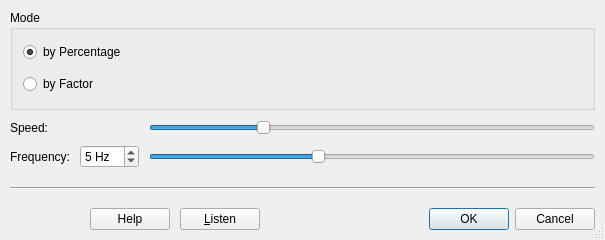
<?xml version="1.0" encoding="UTF-8"?>
<ui version="4.0">
 <class>PitchShiftDlg</class>
 <widget class="QDialog" name="PitchShiftDlg">
  <property name="geometry">
   <rect>
    <x>0</x>
    <y>0</y>
    <width>605</width>
    <height>240</height>
   </rect>
  </property>
  <property name="sizePolicy">
   <sizepolicy hsizetype="MinimumExpanding" vsizetype="Preferred">
    <horstretch>0</horstretch>
    <verstretch>0</verstretch>
   </sizepolicy>
  </property>
  <property name="windowTitle">
   <string>Pitch Shift</string>
  </property>
  <property name="sizeGripEnabled">
   <bool>true</bool>
  </property>
  <layout class="QGridLayout">
   <property name="margin">
    <number>10</number>
   </property>
   <item row="3" column="0" colspan="3">
    <widget class="Line" name="Line1">
     <property name="minimumSize">
      <size>
       <width>0</width>
       <height>20</height>
      </size>
     </property>
     <property name="frameShape">
      <enum>QFrame::HLine</enum>
     </property>
     <property name="frameShadow">
      <enum>QFrame::Sunken</enum>
     </property>
    </widget>
   </item>
   <item row="4" column="0" colspan="3">
    <layout class="QHBoxLayout">
     <item>
      <widget class="QDialogButtonBox" name="btHelp">
       <property name="standardButtons">
        <set>QDialogButtonBox::Help</set>
       </property>
      </widget>
     </item>
     <item>
      <widget class="QPushButton" name="btListen">
       <property name="toolTip">
        <string>start/stop pre-listening</string>
       </property>
       <property name="whatsThis">
        <string>Start or stop the pre-listening of the current settings. If pre-listening is enabled, you will nearly immediately hear any change in the selected parameters.</string>
       </property>
       <property name="text">
        <string>&amp;Listen</string>
       </property>
       <property name="checkable">
        <bool>true</bool>
       </property>
      </widget>
     </item>
     <item>
      <spacer>
       <property name="orientation">
        <enum>Qt::Horizontal</enum>
       </property>
       <property name="sizeType">
        <enum>QSizePolicy::MinimumExpanding</enum>
       </property>
       <property name="sizeHint" stdset="0">
        <size>
         <width>60</width>
         <height>20</height>
        </size>
       </property>
      </spacer>
     </item>
     <item>
      <widget class="QDialogButtonBox" name="buttonBox">
       <property name="standardButtons">
        <set>QDialogButtonBox::Cancel|QDialogButtonBox::Ok</set>
       </property>
      </widget>
     </item>
    </layout>
   </item>
   <item row="2" column="0">
    <widget class="QLabel" name="textLabel1">
     <property name="text">
      <string>Frequency:</string>
     </property>
     <property name="wordWrap">
      <bool>false</bool>
     </property>
    </widget>
   </item>
   <item row="2" column="2">
    <widget class="QSlider" name="slFrequency">
     <property name="toolTip">
      <string>chopper frequency</string>
     </property>
     <property name="whatsThis">
      <string>&lt;b&gt;chopper frequency&lt;/b&gt;&lt;br&gt;This setting determines how small the pieces of audio data are before they get processed by the pitch shift. If your audio data sounds interrupted, you might get better result with higher values.</string>
     </property>
     <property name="minimum">
      <number>2</number>
     </property>
     <property name="maximum">
      <number>10</number>
     </property>
     <property name="pageStep">
      <number>1</number>
     </property>
     <property name="value">
      <number>5</number>
     </property>
     <property name="orientation">
      <enum>Qt::Horizontal</enum>
     </property>
     <property name="tickInterval">
      <number>1</number>
     </property>
    </widget>
   </item>
   <item row="1" column="0">
    <widget class="QLabel" name="textLabel2">
     <property name="text">
      <string>Speed:</string>
     </property>
     <property name="wordWrap">
      <bool>false</bool>
     </property>
    </widget>
   </item>
   <item row="2" column="1">
    <widget class="QSpinBox" name="sbFrequency">
     <property name="toolTip">
      <string>chopper frequency</string>
     </property>
     <property name="whatsThis">
      <string>&lt;b&gt;chopper frequency&lt;/b&gt;&lt;br&gt;This setting determines how small the pieces of audio data are before they get processed by the pitch shift. If your audio data sounds interrupted, you might get better result with higher values.</string>
     </property>
     <property name="suffix">
      <string> Hz</string>
     </property>
     <property name="minimum">
      <number>2</number>
     </property>
     <property name="maximum">
      <number>10</number>
     </property>
     <property name="value">
      <number>5</number>
     </property>
    </widget>
   </item>
   <item row="1" column="2">
    <widget class="QSlider" name="slSpeed">
     <property name="minimumSize">
      <size>
       <width>400</width>
       <height>0</height>
      </size>
     </property>
     <property name="toolTip">
      <string>Speed</string>
     </property>
     <property name="minimum">
      <number>1</number>
     </property>
     <property name="maximum">
      <number>400</number>
     </property>
     <property name="value">
      <number>100</number>
     </property>
     <property name="orientation">
      <enum>Qt::Horizontal</enum>
     </property>
     <property name="tickInterval">
      <number>50</number>
     </property>
    </widget>
   </item>
   <item row="1" column="1">
    <widget class="Kwave::InvertableSpinBox" name="sbSpeed" native="true">
     <property name="toolTip">
      <string>Speed</string>
     </property>
    </widget>
   </item>
   <item row="0" column="0" colspan="3">
    <widget class="QGroupBox" name="buttonGroup3">
     <property name="sizePolicy">
      <sizepolicy hsizetype="Preferred" vsizetype="Minimum">
       <horstretch>0</horstretch>
       <verstretch>0</verstretch>
      </sizepolicy>
     </property>
     <property name="title">
      <string>Mode</string>
     </property>
     <layout class="QVBoxLayout">
      <item>
       <widget class="QRadioButton" name="rbPercentage">
        <property name="toolTip">
         <string>change speed by percentage</string>
        </property>
        <property name="whatsThis">
         <string>Sets the speed to a relative percentage of the original speed.
For example: &quot;50 %&quot;, &quot;75%&quot; or &quot;125%&quot;</string>
        </property>
        <property name="text">
         <string>by Percentage</string>
        </property>
        <property name="checked">
         <bool>true</bool>
        </property>
       </widget>
      </item>
      <item>
       <widget class="QRadioButton" name="rbFactor">
        <property name="toolTip">
         <string>change speed by a factor</string>
        </property>
        <property name="whatsThis">
         <string>Increments or decrements the speed by a factor.
For example: &quot;x1&quot;, &quot;x2&quot;, &quot;/ 4&quot;</string>
        </property>
        <property name="text">
         <string>by Factor</string>
        </property>
       </widget>
      </item>
     </layout>
    </widget>
   </item>
  </layout>
 </widget>
 <layoutdefault spacing="10" margin="10"/>
 <customwidgets>
  <customwidget>
   <class>Kwave::InvertableSpinBox</class>
   <extends>QWidget</extends>
   <header>libgui/InvertableSpinBox.h</header>
  </customwidget>
 </customwidgets>
 <tabstops>
  <tabstop>slSpeed</tabstop>
  <tabstop>sbFrequency</tabstop>
  <tabstop>slFrequency</tabstop>
  <tabstop>btListen</tabstop>
  <tabstop>rbPercentage</tabstop>
 </tabstops>
 <includes>
  <include location="local">libgui/InvertableSpinBox.h</include>
 </includes>
 <resources/>
 <connections>
  <connection>
   <sender>sbFrequency</sender>
   <signal>valueChanged(int)</signal>
   <receiver>slFrequency</receiver>
   <slot>setValue(int)</slot>
   <hints>
    <hint type="sourcelabel">
     <x>132</x>
     <y>159</y>
    </hint>
    <hint type="destinationlabel">
     <x>215</x>
     <y>158</y>
    </hint>
   </hints>
  </connection>
  <connection>
   <sender>slFrequency</sender>
   <signal>valueChanged(int)</signal>
   <receiver>sbFrequency</receiver>
   <slot>setValue(int)</slot>
   <hints>
    <hint type="sourcelabel">
     <x>215</x>
     <y>158</y>
    </hint>
    <hint type="destinationlabel">
     <x>132</x>
     <y>159</y>
    </hint>
   </hints>
  </connection>
  <connection>
   <sender>buttonBox</sender>
   <signal>rejected()</signal>
   <receiver>PitchShiftDlg</receiver>
   <slot>reject()</slot>
   <hints>
    <hint type="sourcelabel">
     <x>503</x>
     <y>215</y>
    </hint>
    <hint type="destinationlabel">
     <x>516</x>
     <y>234</y>
    </hint>
   </hints>
  </connection>
  <connection>
   <sender>buttonBox</sender>
   <signal>accepted()</signal>
   <receiver>PitchShiftDlg</receiver>
   <slot>accept()</slot>
   <hints>
    <hint type="sourcelabel">
     <x>421</x>
     <y>214</y>
    </hint>
    <hint type="destinationlabel">
     <x>366</x>
     <y>236</y>
    </hint>
   </hints>
  </connection>
 </connections>
</ui>
